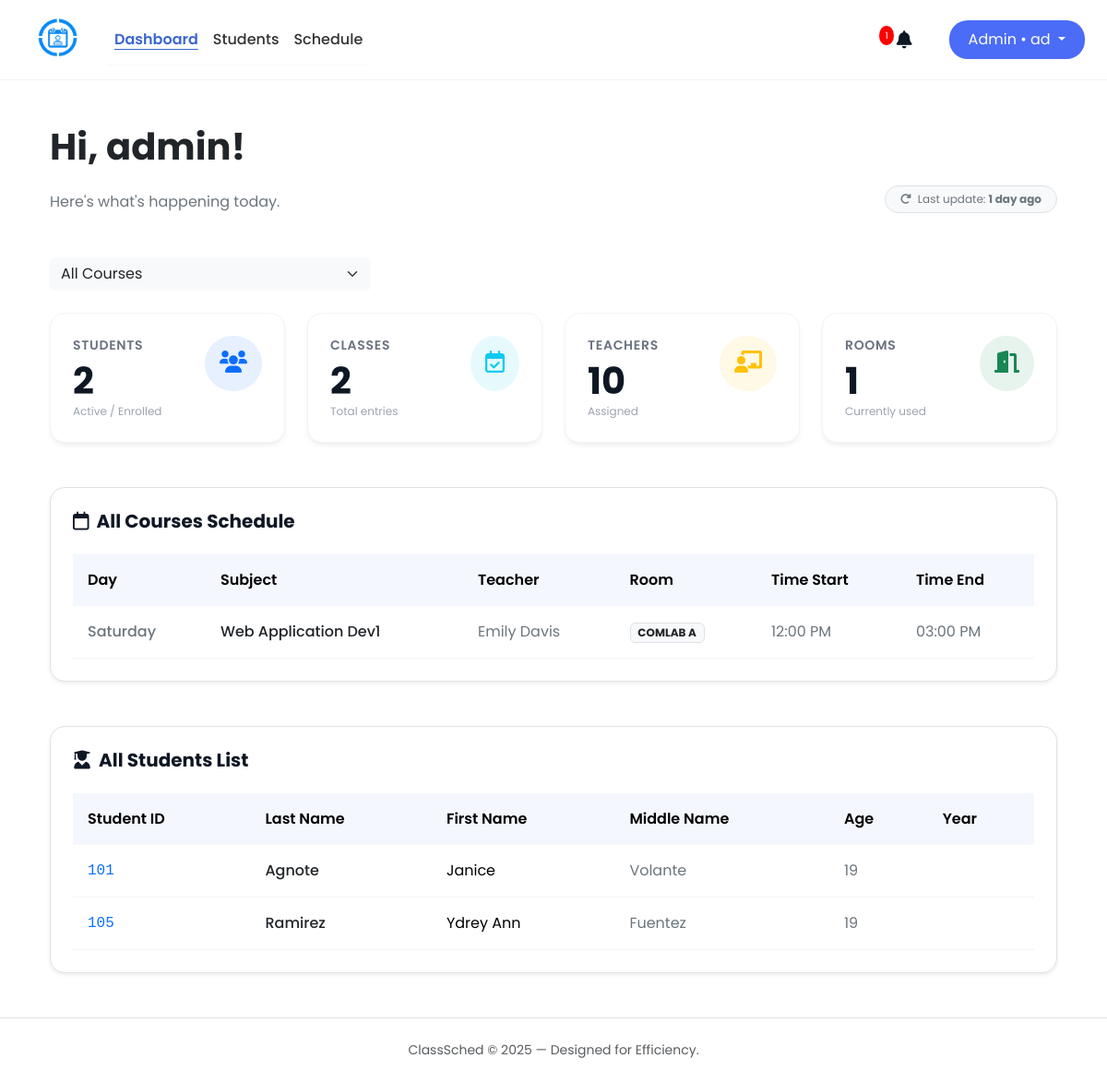
Page /src/admin_dashboard.php (signed in) on the committed database.
### tables this page shows
CREATE TABLE admin_system_log (
        id INTEGER PRIMARY KEY CHECK (id = 1),
        last_activity DATETIME DEFAULT CURRENT_TIMESTAMP
    );

CREATE TABLE schedules (
        id INTEGER PRIMARY KEY AUTOINCREMENT,
        day TEXT NOT NULL,
        subject_id INTEGER NOT NULL,
        teacher_id INTEGER NOT NULL,
        room TEXT(10),
        time_start TIME,
        time_end TIME,
        course_id INTEGER NOT NULL,

        FOREIGN KEY (teacher_id) REFERENCES teachers(id),
        FOREIGN KEY (course_id) REFERENCES courses(id),
        FOREIGN KEY (subject_id) REFERENCES subjects(id)
    );

CREATE TABLE students (
        id INTEGER PRIMARY KEY AUTOINCREMENT,
        user_id INTEGER UNIQUE,
        student_number TEXT(50) NOT NULL,
        last_name TEXT(50) NOT NULL,
        first_name TEXT(50),
        middle_name TEXT(50),
        age INTEGER,
        phone_number TEXT(20),
        course_id INTEGER NOT NULL,
        year_level INTEGER,
        email TEXT(255) UNIQUE,
        last_notification_check DATETIME DEFAULT "1970-01-01 00:00:00",
        FOREIGN KEY (user_id) REFERENCES users(id),
        FOREIGN KEY (course_id) REFERENCES courses(id)
    );

### src/notifcation.php (called while the page is built, shortened)
<?php
function notif($role = null, $handle_actions = true) {
    $user = $_SESSION["user"];
    $user_id = $user['id'];
    $db = get_db();
    if ($role === 'admin') {
        $cols = $db->query("PRAGMA table_info(users)");
        while ($col = $cols->fetchArray(SQLITE3_ASSOC)) {
            if ($col['name'] === 'last_notification_check') {
                $hasCol = true;
                break;
            }
        }
        $current_db_val = $db->querySingle("SELECT last_activity FROM admin_system_log WHERE id = 1");
        $current_time = time();
        $last_check_row = $db->querySingle("SELECT last_notification_check FROM users WHERE id = $user_id", true);
        $last_click = ($last_check_row && $last_check_row['last_notification_check']) ? $last_check_row['last_notification_check'] : '1970-01-01 00:00:00';
        $stmt_count = $db->prepare("
            SELECT COUNT(*) FROM notifications
            WHERE is_read = 0
            AND created_at > :last_click
            AND (message LIKE '%bio%' OR message LIKE '%phone%')
        ");
        $stmt_count->bindValue(':last_click', $last_click, SQLITE3_TEXT);
        $unread_count = $stmt_count->execute()->fetchArray()[0];
        $stmt_highlight = $db->prepare("
            SELECT COUNT(*) FROM notifications
            WHERE is_read = 0
            AND (message LIKE '%bio%' OR message LIKE '%phone%')
        ");
        $highlight_count = $stmt_highlight->execute()->fetchArray()[0];
        $notif_result = $db->query("
            SELECT n.*, s.first_name, s.last_name
            FROM notifications n
            LEFT JOIN students s ON n.student_id = s.id
            WHERE (n.message LIKE '%bio%' OR n.message LIKE '%phone%')
            ORDER BY n.created_at DESC LIMIT 10
        ");
    }
    $notifications = [];
    if (isset($notif_result) && $notif_result) {
        while ($row = $notif_result->fetchArray(SQLITE3_ASSOC)) {
            $notifications[] = $row;
        }
    }
    return [
        'unread_count' => $unread_count ?? 0,
        'notifications' => $notifications,
        'highlight_count' => $highlight_count ?? 0
    ];
}

### src/admin_dashboard.php (the view, shortened to what this page needs)
<?php
require_once __DIR__ ."/notifcation.php";
$db = get_db();
$user = $_SESSION["user"];
$notif_data = notif('admin', true); ;
$unread_count = $notif_data['unread_count'];
$selected_course = isset($_GET['course_id']) ? (int)$_GET['course_id'] : COURSE_ALL;
switch ($selected_course) {
    default:
        $course_name = "All Courses";
        $student_title = "All Students";
        break;
}
if ($selected_course === COURSE_ALL) {
    $student_enrolled = $db->querySingle("SELECT COUNT(id) FROM students");
    $classes_count = $db->querySingle("SELECT COUNT(id) FROM schedules");
    $teachers_count = $db->querySingle("SELECT COUNT(id) FROM teachers");
    $rooms_count = $db->querySingle("SELECT COUNT(DISTINCT room) FROM schedules WHERE room IS NOT NULL AND room != ''");
}
$last_update_text = "Just now";
$last_activity_row = $db->querySingle("SELECT last_activity FROM admin_system_log WHERE id = 1", true);
if ($last_activity_row) {
    $last_update_ts = (int)$last_activity_row['last_activity'];
    $time_diff = time() - $last_update_ts;
    if ($time_diff < 60) {
        $last_update_text = "Just now";
    } else {
        $tokens = [
            31536000 => 'year',
            2592000 => 'month',
            604800 => 'week',
            86400 => 'day',
            3600 => 'hour',
            60 => 'minute',
            1 => 'second'
        ];
        foreach ($tokens as $unit => $text) {
            if ($time_diff < $unit) continue;
            $numberOfUnits = floor($time_diff / $unit);
            $last_update_text = $numberOfUnits . ' ' . $text . (($numberOfUnits > 1) ? 's' : '') . ' ago';
            break;
        }
    }
}
$sql_sched = "
    SELECT
        sch.*,
        sub.subject_name AS subject_name_display,
        t.name AS teacher_name_display
    FROM schedules sch
    LEFT JOIN subjects sub ON sch.subject_id = sub.id
    LEFT JOIN teachers t ON sch.teacher_id = t.id
";
if ($selected_course !== COURSE_ALL) {
    $sql_sched .= " WHERE sch.course_id = :course_id";
} else {
    $sql_sched .= " GROUP BY sch.subject_id, sch.teacher_id, sch.room, sch.time_start, sch.time_end, sch.day";
}
$sql_sched .= " ORDER BY sch.time_start ASC";
$stmt = $db->prepare($sql_sched);
$sched_result = $stmt->execute();
$sql_students = "SELECT * FROM students";
$sql_students .= " ORDER BY last_name ASC";
$stmt_students = $db->prepare($sql_students);
$students_result = $stmt_students->execute();
?>
<!DOCTYPE html>
<html lang="en">
<head>
    <link href="https://cdn.jsdelivr.net/npm/bootstrap@5.3.3/dist/css/bootstrap.min.css" rel="stylesheet">
    <link href="https://cdnjs.cloudflare.com/ajax/libs/font-awesome/6.0.0/css/all.min.css" rel="stylesheet">
    <link rel="stylesheet" href="../styles/admin_dashboard.css">
    <link rel="stylesheet" href="../styles/admin.css">
    <link rel="stylesheet" href="../styles/notification.css">
</head>
<body class="d-flex flex-column min-vh-100 position-relative">
    <nav class="navbar navbar-expand-sm sticky-top">
        <div class="container-fluid px-4">
            <a class="navbar-brand ms-2" href="admin_dashboard.php">
                <img src="../img/logo.png" width="60" height="60" class="me-2">
            </a>
            <div class="offcanvas offcanvas-start" tabindex="-1" id="offcanvasNavbar" aria-labelledby="offcanvasNavbarLabel">
            <div class="offcanvas-body">
                <ul class="navbar-nav justify-content-start flex-grow-1 pe-3">
                    <li class="nav-item"><a class="nav-link active" href="admin_dashboard.php">Dashboard</a></li>
                    <li class="nav-item"><a class="nav-link" href="admin_student_manage.php">Students</a></li>
                    <li class="nav-item"><a class="nav-link" href="admin_schedule.php">Schedule</a></li>
                </ul>
            </div>
            </div>
            <div class="d-flex align-items-center gap-3">
                <div class="dropdown notification-container me-4 position-relative">
                    <i class="fa-solid fa-bell dropdown-toggle"
                       id="notificationDropdown"
                       data-bs-toggle="dropdown"
                       aria-expanded="false"
                       style="font-size: 1.2rem;">
                    </i>
                    <?php if ($unread_count > 0): ?>
                        <span class="notification-badge">
                            <?php echo ($unread_count > 9) ? '9+' : $unread_count; ?>
                        </span>
                    <?php endif; ?>
                </div>
                <div class="dropdown">
                    <button class="btn btn-admin dropdown-toggle" type="button" data-bs-toggle="dropdown">
                        Admin • <?php echo htmlspecialchars(substr($user["username"], 0, 2)); ?>
                    </button>
                </div>
            </div>
        </div>
    </nav>
    <div class="container px-4 py-5">
        <div class="row align-items-end mb-5">
            <div class="col-md-6">
                <h1 class="fw-bold text-dark mb-4">Hi, <?php echo htmlspecialchars($user["username"]); ?>!</h1>
                <p class="text-secondary mb-0">Here's what's happening today.</p>
            </div>
            <div class="col-md-6 text-md-end mt-3 mt-md-0">
                <span class="badge bg-light text-secondary border px-3 py-2 rounded-pill fw-normal">
                    <i class="fa-solid fa-rotate-right me-1"></i> Last update: <strong><?php echo $last_update_text; ?></strong>
                </span>
            </div>
        </div>
        <div class="row mb-4">
            <div class="col-md-4">
                <form action="" method="GET">
                    <select name="course_id" class="form-select bg-light border-0" style="cursor: pointer;" onchange="this.form.submit()">
                        <option value="<?php echo COURSE_ALL; ?>" <?php if($selected_course == COURSE_ALL) echo 'selected'; ?>>All Courses</option>
                    </select>
                </form>
            </div>
        </div>
        <div class="row g-4 mb-5">
            <div class="col-md-3">
                <div class="stats-card">
                    <div class="d-flex justify-content-between align-items-start">
                        <div>
                            <div class="stats-label">Students</div>
                            <div class="stats-number"><?php echo $student_enrolled; ?></div>
                            <div class="stats-sub">Active / Enrolled</div>
                        </div>
                        <div class="rounded-circle bg-primary bg-opacity-10 text-primary p-3">
                            <i class="fa-solid fa-users fs-4"></i>
                        </div>
                    </div>
                </div>
            </div>
            <div class="col-md-3">
                <div class="stats-card">
                    <div class="d-flex justify-content-between align-items-start">
                        <div>
                            <div class="stats-label">Classes</div>
                            <div class="stats-number"><?php echo $classes_count; ?></div>
                            <div class="stats-sub">Total entries</div>
                        </div>
                        <div class="rounded-circle bg-info bg-opacity-10 text-info p-3">
                            <i class="fa-regular fa-calendar-check fs-4"></i>
                        </div>
                    </div>
                </div>
            </div>
            <div class="col-md-3">
                <div class="stats-card">
                    <div class="d-flex justify-content-between align-items-start">
                        <div>
                            <div class="stats-label">Teachers</div>
                            <div class="stats-number"><?php echo $teachers_count; ?></div>
                            <div class="stats-sub">Assigned</div>
                        </div>
                        <div class="rounded-circle bg-warning bg-opacity-10 text-warning p-3">
                            <i class="fa-solid fa-chalkboard-user fs-4"></i>
                        </div>
                    </div>
                </div>
            </div>
            <div class="col-md-3">
                <div class="stats-card">
                    <div class="d-flex justify-content-between align-items-start">
                        <div>
                            <div class="stats-label">Rooms</div>
                            <div class="stats-number"><?php echo $rooms_count; ?></div>
                            <div class="stats-sub">Currently used</div>
                        </div>
                        <div class="rounded-circle bg-success bg-opacity-10 text-success p-3">
                            <i class="fa-solid fa-door-open fs-4"></i>
                        </div>
                    </div>
                </div>
            </div>
        </div>
        <div class="bg-white rounded-4 shadow-sm border p-4 mb-5">
            <h5 class="fw-bold mb-4 d-flex align-items-center gap-2">
                <i class="fa-regular fa-calendar text-brand-blue"></i>
                <?php echo $course_name; ?> Schedule
            </h5>
            <div class="table-responsive">
                <table class="table custom-table table-hover mb-0">
                    <thead>
                        <tr>
                            <th>Day</th>
                            <th>Subject</th>
                            <th>Teacher</th>
                            <th>Room</th>
                            <th>Time Start</th>
                            <th>Time End</th>
                        </tr>
                    </thead>
                    <tbody>
                        <?php while ($row = $sched_result->fetchArray(SQLITE3_ASSOC)): ?>
                        <tr>
                            <td class="fw-medium text-secondary"><?php echo htmlspecialchars($row['day'] ?? '--'); ?></td>
                            <td class="fw-medium text-dark"><?php echo htmlspecialchars($row['subject_name_display'] ?? 'Unknown Subject'); ?></td>
                            <td class="text-secondary"><?php echo htmlspecialchars($row['teacher_name_display'] ?? 'Unknown Teacher'); ?></td>
                            <td><span class="badge bg-light text-dark border"><?php echo htmlspecialchars($row['room'] ?? 'TBA'); ?></span></td>
                            <td class="text-secondary">
                                <?php echo !empty($row['time_start']) ? date("h:i A", strtotime($row['time_start'])) : '--:--'; ?>
                            </td>
                            <td class="text-secondary">
                                <?php echo !empty($row['time_end']) ? date("h:i A", strtotime($row['time_end'])) : '--:--'; ?>
                            </td>
                        </tr>
                        <?php endwhile; ?>
                    </tbody>
                </table>
            </div>
        </div>
        <div class="bg-white rounded-4 shadow-sm border p-4">
            <h5 class="fw-bold mb-4 d-flex align-items-center gap-2">
                <i class="fa-solid fa-user-graduate text-brand-blue"></i>
                <?php echo $student_title; ?> List
            </h5>
            <div class="table-responsive">
                <table class="table custom-table table-hover mb-0">
                    <thead>
                        <tr>
                            <th>Student ID</th>
                            <th>Last Name</th>
                            <th>First Name</th>
                            <th>Middle Name</th>
                            <th>Age</th>
                            <th>Year</th>
                        </tr>
                    </thead>
                    <tbody>
                        <?php while ($student = $students_result->fetchArray(SQLITE3_ASSOC)): ?>
                        <tr>
                            <td class="fw-medium font-monospace text-primary"><?php echo htmlspecialchars($student['student_number'] ?? '--'); ?></td>
                            <td class="fw-medium text-dark"><?php echo htmlspecialchars($student['last_name'] ?? '--'); ?></td>
                            <td><?php echo htmlspecialchars($student['first_name'] ?? '--'); ?></td>
                            <td class="text-secondary"><?php echo htmlspecialchars($student['middle_name'] ?? '--'); ?></td>
                            <td class="text-secondary"><?php echo htmlspecialchars($student['age'] ?? '--'); ?></td>
                            <td><span class="badge bg-brand-blue rounded-pill"><?php echo htmlspecialchars($student['year_level'] ?? '--'); ?></span></td>
                        </tr>
                        <?php endwhile; ?>
                    </tbody>
                </table>
            </div>
        </div>
    </div>
    <footer class="bg-white border-top py-4 text-center">
        <div class="container">
            <p class="text-muted small mb-0">ClassSched © 2025 — Designed for Efficiency.</p>
        </div>
    </footer>
</body>
</html>

### rows in the picture
admin_system_log: last_activity "1 day ago"
schedules: day "Saturday", subject_name_display "Web Application Dev1", teacher_name_display "Emily Davis", room "COMLAB A", time_start "12:00 PM", time_end "03:00 PM"
students: student_number "101", last_name "Agnote", first_name "Janice", middle_name "Volante", age "19"
students: student_number "105", last_name "Ramirez", first_name "Ydrey Ann", middle_name "Fuentez", age "19"

### other values in the picture
$unread_count "1"
substr($user["username"], 0, 2) "ad"
$user["username"] "admin"
$student_enrolled "2"
$classes_count "2"
$teachers_count "10"
$rooms_count "1"
$course_name "All Courses"
$student_title "All Students"
